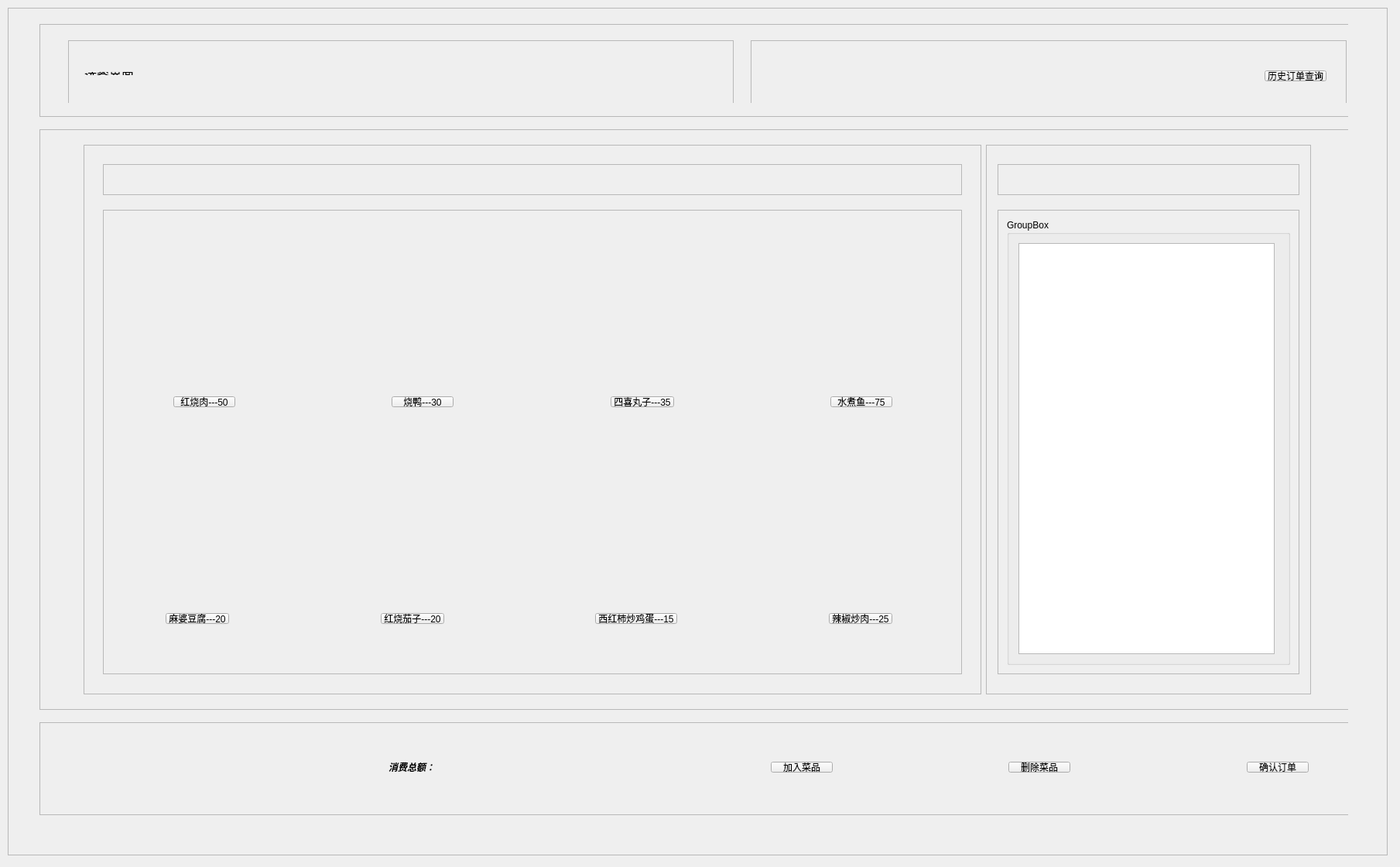
<?xml version="1.0" encoding="UTF-8"?>
<ui version="4.0">
 <class>main_interfaceClass</class>
 <widget class="QWidget" name="main_interfaceClass">
  <property name="geometry">
   <rect>
    <x>0</x>
    <y>0</y>
    <width>1809</width>
    <height>1120</height>
   </rect>
  </property>
  <property name="windowTitle">
   <string>Form</string>
  </property>
  <widget class="QFrame" name="brk1">
   <property name="geometry">
    <rect>
     <x>10</x>
     <y>10</y>
     <width>1783</width>
     <height>1095</height>
    </rect>
   </property>
   <property name="frameShape">
    <enum>QFrame::StyledPanel</enum>
   </property>
   <property name="frameShadow">
    <enum>QFrame::Raised</enum>
   </property>
   <widget class="QWidget" name="layoutWidget">
    <property name="geometry">
     <rect>
      <x>30</x>
      <y>0</y>
      <width>1702</width>
      <height>1064</height>
     </rect>
    </property>
    <layout class="QVBoxLayout" name="verticalLayout">
     <item>
      <widget class="QFrame" name="top">
       <property name="sizePolicy">
        <sizepolicy hsizetype="Fixed" vsizetype="Fixed">
         <horstretch>0</horstretch>
         <verstretch>0</verstretch>
        </sizepolicy>
       </property>
       <property name="minimumSize">
        <size>
         <width>1700</width>
         <height>120</height>
        </size>
       </property>
       <property name="maximumSize">
        <size>
         <width>1700</width>
         <height>120</height>
        </size>
       </property>
       <property name="frameShape">
        <enum>QFrame::StyledPanel</enum>
       </property>
       <property name="frameShadow">
        <enum>QFrame::Raised</enum>
       </property>
       <widget class="QWidget" name="layoutWidget_2">
        <property name="geometry">
         <rect>
          <x>10</x>
          <y>10</y>
          <width>1707</width>
          <height>92</height>
         </rect>
        </property>
        <layout class="QHBoxLayout" name="horizontalLayout">
         <item>
          <widget class="QFrame" name="top_left">
           <property name="sizePolicy">
            <sizepolicy hsizetype="Fixed" vsizetype="Fixed">
             <horstretch>0</horstretch>
             <verstretch>0</verstretch>
            </sizepolicy>
           </property>
           <property name="minimumSize">
            <size>
             <width>860</width>
             <height>90</height>
            </size>
           </property>
           <property name="maximumSize">
            <size>
             <width>860</width>
             <height>90</height>
            </size>
           </property>
           <property name="frameShape">
            <enum>QFrame::StyledPanel</enum>
           </property>
           <property name="frameShadow">
            <enum>QFrame::Raised</enum>
           </property>
           <widget class="QWidget" name="layoutWidget_3">
            <property name="geometry">
             <rect>
              <x>10</x>
              <y>30</y>
              <width>831</width>
              <height>26</height>
             </rect>
            </property>
            <layout class="QHBoxLayout" name="horizontalLayout_9">
             <item>
              <widget class="QLabel" name="txt">
               <property name="font">
                <font>
                 <family>幼圆</family>
                 <pointsize>12</pointsize>
                </font>
               </property>
               <property name="text">
                <string>选餐界面</string>
               </property>
              </widget>
             </item>
             <item>
              <spacer name="horizontalSpacer_4">
               <property name="orientation">
                <enum>Qt::Horizontal</enum>
               </property>
               <property name="sizeHint" stdset="0">
                <size>
                 <width>724</width>
                 <height>20</height>
                </size>
               </property>
              </spacer>
             </item>
            </layout>
           </widget>
          </widget>
         </item>
         <item>
          <widget class="QFrame" name="top_right">
           <property name="sizePolicy">
            <sizepolicy hsizetype="Fixed" vsizetype="Fixed">
             <horstretch>0</horstretch>
             <verstretch>0</verstretch>
            </sizepolicy>
           </property>
           <property name="minimumSize">
            <size>
             <width>770</width>
             <height>90</height>
            </size>
           </property>
           <property name="maximumSize">
            <size>
             <width>770</width>
             <height>90</height>
            </size>
           </property>
           <property name="frameShape">
            <enum>QFrame::StyledPanel</enum>
           </property>
           <property name="frameShadow">
            <enum>QFrame::Raised</enum>
           </property>
           <widget class="QWidget" name="layoutWidget_4">
            <property name="geometry">
             <rect>
              <x>14</x>
              <y>28</y>
              <width>741</width>
              <height>36</height>
             </rect>
            </property>
            <layout class="QHBoxLayout" name="horizontalLayout_10">
             <item>
              <spacer name="horizontalSpacer_5">
               <property name="orientation">
                <enum>Qt::Horizontal</enum>
               </property>
               <property name="sizeHint" stdset="0">
                <size>
                 <width>611</width>
                 <height>20</height>
                </size>
               </property>
              </spacer>
             </item>
             <item>
              <widget class="QPushButton" name="history">
               <property name="text">
                <string>历史订单查询</string>
               </property>
              </widget>
             </item>
            </layout>
           </widget>
          </widget>
         </item>
        </layout>
       </widget>
      </widget>
     </item>
     <item>
      <widget class="QFrame" name="mid">
       <property name="sizePolicy">
        <sizepolicy hsizetype="Fixed" vsizetype="Fixed">
         <horstretch>0</horstretch>
         <verstretch>0</verstretch>
        </sizepolicy>
       </property>
       <property name="minimumSize">
        <size>
         <width>1700</width>
         <height>750</height>
        </size>
       </property>
       <property name="maximumSize">
        <size>
         <width>1700</width>
         <height>750</height>
        </size>
       </property>
       <property name="frameShape">
        <enum>QFrame::StyledPanel</enum>
       </property>
       <property name="frameShadow">
        <enum>QFrame::Raised</enum>
       </property>
       <layout class="QHBoxLayout" name="horizontalLayout_2">
        <item>
         <layout class="QGridLayout" name="gridLayout_6">
          <item row="0" column="0">
           <widget class="QFrame" name="dish">
            <property name="sizePolicy">
             <sizepolicy hsizetype="Fixed" vsizetype="Fixed">
              <horstretch>0</horstretch>
              <verstretch>0</verstretch>
             </sizepolicy>
            </property>
            <property name="minimumSize">
             <size>
              <width>1160</width>
              <height>710</height>
             </size>
            </property>
            <property name="maximumSize">
             <size>
              <width>1160</width>
              <height>710</height>
             </size>
            </property>
            <property name="frameShape">
             <enum>QFrame::StyledPanel</enum>
            </property>
            <property name="frameShadow">
             <enum>QFrame::Raised</enum>
            </property>
            <layout class="QGridLayout" name="gridLayout_3">
             <item row="1" column="0">
              <widget class="QFrame" name="dish_pic">
               <property name="sizePolicy">
                <sizepolicy hsizetype="Fixed" vsizetype="Fixed">
                 <horstretch>0</horstretch>
                 <verstretch>0</verstretch>
                </sizepolicy>
               </property>
               <property name="minimumSize">
                <size>
                 <width>1110</width>
                 <height>600</height>
                </size>
               </property>
               <property name="maximumSize">
                <size>
                 <width>1110</width>
                 <height>600</height>
                </size>
               </property>
               <property name="frameShape">
                <enum>QFrame::StyledPanel</enum>
               </property>
               <property name="frameShadow">
                <enum>QFrame::Raised</enum>
               </property>
               <widget class="QWidget" name="layoutWidget_5">
                <property name="geometry">
                 <rect>
                  <x>50</x>
                  <y>310</y>
                  <width>1031</width>
                  <height>172</height>
                 </rect>
                </property>
                <layout class="QHBoxLayout" name="horizontalLayout_4">
                 <item>
                  <widget class="QLabel" name="pic_5">
                   <property name="sizePolicy">
                    <sizepolicy hsizetype="Fixed" vsizetype="Fixed">
                     <horstretch>0</horstretch>
                     <verstretch>0</verstretch>
                    </sizepolicy>
                   </property>
                   <property name="minimumSize">
                    <size>
                     <width>190</width>
                     <height>170</height>
                    </size>
                   </property>
                   <property name="maximumSize">
                    <size>
                     <width>190</width>
                     <height>170</height>
                    </size>
                   </property>
                   <property name="text">
                    <string/>
                   </property>
                  </widget>
                 </item>
                 <item>
                  <widget class="QLabel" name="pic_6">
                   <property name="sizePolicy">
                    <sizepolicy hsizetype="Fixed" vsizetype="Fixed">
                     <horstretch>0</horstretch>
                     <verstretch>0</verstretch>
                    </sizepolicy>
                   </property>
                   <property name="minimumSize">
                    <size>
                     <width>190</width>
                     <height>170</height>
                    </size>
                   </property>
                   <property name="maximumSize">
                    <size>
                     <width>190</width>
                     <height>170</height>
                    </size>
                   </property>
                   <property name="text">
                    <string/>
                   </property>
                  </widget>
                 </item>
                 <item>
                  <widget class="QLabel" name="pic_7">
                   <property name="sizePolicy">
                    <sizepolicy hsizetype="Fixed" vsizetype="Fixed">
                     <horstretch>0</horstretch>
                     <verstretch>0</verstretch>
                    </sizepolicy>
                   </property>
                   <property name="minimumSize">
                    <size>
                     <width>190</width>
                     <height>170</height>
                    </size>
                   </property>
                   <property name="maximumSize">
                    <size>
                     <width>190</width>
                     <height>170</height>
                    </size>
                   </property>
                   <property name="text">
                    <string/>
                   </property>
                  </widget>
                 </item>
                 <item>
                  <widget class="QLabel" name="pic_8">
                   <property name="sizePolicy">
                    <sizepolicy hsizetype="Fixed" vsizetype="Fixed">
                     <horstretch>0</horstretch>
                     <verstretch>0</verstretch>
                    </sizepolicy>
                   </property>
                   <property name="minimumSize">
                    <size>
                     <width>190</width>
                     <height>170</height>
                    </size>
                   </property>
                   <property name="maximumSize">
                    <size>
                     <width>190</width>
                     <height>170</height>
                    </size>
                   </property>
                   <property name="text">
                    <string/>
                   </property>
                  </widget>
                 </item>
                </layout>
               </widget>
               <widget class="QWidget" name="layoutWidget_6">
                <property name="geometry">
                 <rect>
                  <x>70</x>
                  <y>510</y>
                  <width>961</width>
                  <height>36</height>
                 </rect>
                </property>
                <layout class="QHBoxLayout" name="horizontalLayout_6">
                 <item>
                  <widget class="QPushButton" name="pushButton_5">
                   <property name="text">
                    <string>麻婆豆腐---20</string>
                   </property>
                  </widget>
                 </item>
                 <item>
                  <spacer name="horizontalSpacer_11">
                   <property name="orientation">
                    <enum>Qt::Horizontal</enum>
                   </property>
                   <property name="sizeHint" stdset="0">
                    <size>
                     <width>40</width>
                     <height>20</height>
                    </size>
                   </property>
                  </spacer>
                 </item>
                 <item>
                  <widget class="QPushButton" name="pushButton_6">
                   <property name="text">
                    <string>红烧茄子---20</string>
                   </property>
                  </widget>
                 </item>
                 <item>
                  <spacer name="horizontalSpacer_12">
                   <property name="orientation">
                    <enum>Qt::Horizontal</enum>
                   </property>
                   <property name="sizeHint" stdset="0">
                    <size>
                     <width>40</width>
                     <height>20</height>
                    </size>
                   </property>
                  </spacer>
                 </item>
                 <item>
                  <widget class="QPushButton" name="pushButton_7">
                   <property name="text">
                    <string>西红柿炒鸡蛋---15</string>
                   </property>
                  </widget>
                 </item>
                 <item>
                  <spacer name="horizontalSpacer_13">
                   <property name="orientation">
                    <enum>Qt::Horizontal</enum>
                   </property>
                   <property name="sizeHint" stdset="0">
                    <size>
                     <width>40</width>
                     <height>20</height>
                    </size>
                   </property>
                  </spacer>
                 </item>
                 <item>
                  <widget class="QPushButton" name="pushButton_8">
                   <property name="text">
                    <string>辣椒炒肉---25</string>
                   </property>
                  </widget>
                 </item>
                </layout>
               </widget>
               <widget class="QWidget" name="layoutWidget_7">
                <property name="geometry">
                 <rect>
                  <x>50</x>
                  <y>30</y>
                  <width>1031</width>
                  <height>172</height>
                 </rect>
                </property>
                <layout class="QHBoxLayout" name="horizontalLayout_3">
                 <item>
                  <widget class="QLabel" name="pic">
                   <property name="sizePolicy">
                    <sizepolicy hsizetype="Fixed" vsizetype="Fixed">
                     <horstretch>0</horstretch>
                     <verstretch>0</verstretch>
                    </sizepolicy>
                   </property>
                   <property name="minimumSize">
                    <size>
                     <width>190</width>
                     <height>170</height>
                    </size>
                   </property>
                   <property name="maximumSize">
                    <size>
                     <width>190</width>
                     <height>170</height>
                    </size>
                   </property>
                   <property name="text">
                    <string/>
                   </property>
                  </widget>
                 </item>
                 <item>
                  <widget class="QLabel" name="pic_2">
                   <property name="sizePolicy">
                    <sizepolicy hsizetype="Fixed" vsizetype="Fixed">
                     <horstretch>0</horstretch>
                     <verstretch>0</verstretch>
                    </sizepolicy>
                   </property>
                   <property name="minimumSize">
                    <size>
                     <width>190</width>
                     <height>170</height>
                    </size>
                   </property>
                   <property name="maximumSize">
                    <size>
                     <width>190</width>
                     <height>170</height>
                    </size>
                   </property>
                   <property name="text">
                    <string/>
                   </property>
                  </widget>
                 </item>
                 <item>
                  <widget class="QLabel" name="pic_3">
                   <property name="sizePolicy">
                    <sizepolicy hsizetype="Fixed" vsizetype="Fixed">
                     <horstretch>0</horstretch>
                     <verstretch>0</verstretch>
                    </sizepolicy>
                   </property>
                   <property name="minimumSize">
                    <size>
                     <width>190</width>
                     <height>170</height>
                    </size>
                   </property>
                   <property name="maximumSize">
                    <size>
                     <width>190</width>
                     <height>170</height>
                    </size>
                   </property>
                   <property name="text">
                    <string/>
                   </property>
                  </widget>
                 </item>
                 <item>
                  <widget class="QLabel" name="pic_4">
                   <property name="sizePolicy">
                    <sizepolicy hsizetype="Fixed" vsizetype="Fixed">
                     <horstretch>0</horstretch>
                     <verstretch>0</verstretch>
                    </sizepolicy>
                   </property>
                   <property name="minimumSize">
                    <size>
                     <width>190</width>
                     <height>170</height>
                    </size>
                   </property>
                   <property name="maximumSize">
                    <size>
                     <width>190</width>
                     <height>170</height>
                    </size>
                   </property>
                   <property name="text">
                    <string/>
                   </property>
                  </widget>
                 </item>
                </layout>
               </widget>
               <widget class="QWidget" name="layoutWidget_8">
                <property name="geometry">
                 <rect>
                  <x>80</x>
                  <y>230</y>
                  <width>951</width>
                  <height>36</height>
                 </rect>
                </property>
                <layout class="QHBoxLayout" name="horizontalLayout_5">
                 <item>
                  <widget class="QPushButton" name="pushButton">
                   <property name="text">
                    <string>红烧肉---50</string>
                   </property>
                  </widget>
                 </item>
                 <item>
                  <spacer name="horizontalSpacer_6">
                   <property name="orientation">
                    <enum>Qt::Horizontal</enum>
                   </property>
                   <property name="sizeHint" stdset="0">
                    <size>
                     <width>40</width>
                     <height>20</height>
                    </size>
                   </property>
                  </spacer>
                 </item>
                 <item>
                  <widget class="QPushButton" name="pushButton_2">
                   <property name="text">
                    <string>烧鸭---30</string>
                   </property>
                  </widget>
                 </item>
                 <item>
                  <spacer name="horizontalSpacer_7">
                   <property name="orientation">
                    <enum>Qt::Horizontal</enum>
                   </property>
                   <property name="sizeHint" stdset="0">
                    <size>
                     <width>40</width>
                     <height>20</height>
                    </size>
                   </property>
                  </spacer>
                 </item>
                 <item>
                  <widget class="QPushButton" name="pushButton_3">
                   <property name="text">
                    <string>四喜丸子---35</string>
                   </property>
                  </widget>
                 </item>
                 <item>
                  <spacer name="horizontalSpacer_8">
                   <property name="orientation">
                    <enum>Qt::Horizontal</enum>
                   </property>
                   <property name="sizeHint" stdset="0">
                    <size>
                     <width>40</width>
                     <height>20</height>
                    </size>
                   </property>
                  </spacer>
                 </item>
                 <item>
                  <widget class="QPushButton" name="pushButton_4">
                   <property name="text">
                    <string>水煮鱼---75</string>
                   </property>
                  </widget>
                 </item>
                </layout>
               </widget>
              </widget>
             </item>
             <item row="0" column="0">
              <widget class="QFrame" name="dish_name">
               <property name="sizePolicy">
                <sizepolicy hsizetype="Fixed" vsizetype="Fixed">
                 <horstretch>0</horstretch>
                 <verstretch>0</verstretch>
                </sizepolicy>
               </property>
               <property name="minimumSize">
                <size>
                 <width>1110</width>
                 <height>40</height>
                </size>
               </property>
               <property name="maximumSize">
                <size>
                 <width>1110</width>
                 <height>40</height>
                </size>
               </property>
               <property name="frameShape">
                <enum>QFrame::StyledPanel</enum>
               </property>
               <property name="frameShadow">
                <enum>QFrame::Raised</enum>
               </property>
               <widget class="QWidget" name="layoutWidget_9">
                <property name="geometry">
                 <rect>
                  <x>14</x>
                  <y>14</y>
                  <width>1081</width>
                  <height>15</height>
                 </rect>
                </property>
                <layout class="QHBoxLayout" name="horizontalLayout_8">
                 <item>
                  <widget class="QLabel" name="order_name_2">
                   <property name="font">
                    <font>
                     <family>幼圆</family>
                     <pointsize>6</pointsize>
                    </font>
                   </property>
                   <property name="text">
                    <string>菜单</string>
                   </property>
                  </widget>
                 </item>
                 <item>
                  <spacer name="horizontalSpacer_9">
                   <property name="orientation">
                    <enum>Qt::Horizontal</enum>
                   </property>
                   <property name="sizeHint" stdset="0">
                    <size>
                     <width>1046</width>
                     <height>13</height>
                    </size>
                   </property>
                  </spacer>
                 </item>
                </layout>
               </widget>
              </widget>
             </item>
            </layout>
           </widget>
          </item>
          <item row="0" column="1">
           <widget class="QFrame" name="order">
            <property name="sizePolicy">
             <sizepolicy hsizetype="Fixed" vsizetype="Fixed">
              <horstretch>0</horstretch>
              <verstretch>0</verstretch>
             </sizepolicy>
            </property>
            <property name="minimumSize">
             <size>
              <width>420</width>
              <height>710</height>
             </size>
            </property>
            <property name="maximumSize">
             <size>
              <width>420</width>
              <height>710</height>
             </size>
            </property>
            <property name="frameShape">
             <enum>QFrame::StyledPanel</enum>
            </property>
            <property name="frameShadow">
             <enum>QFrame::Raised</enum>
            </property>
            <layout class="QGridLayout" name="gridLayout_4">
             <item row="0" column="0">
              <widget class="QFrame" name="order_name">
               <property name="sizePolicy">
                <sizepolicy hsizetype="Fixed" vsizetype="Fixed">
                 <horstretch>0</horstretch>
                 <verstretch>0</verstretch>
                </sizepolicy>
               </property>
               <property name="minimumSize">
                <size>
                 <width>390</width>
                 <height>40</height>
                </size>
               </property>
               <property name="maximumSize">
                <size>
                 <width>390</width>
                 <height>40</height>
                </size>
               </property>
               <property name="frameShape">
                <enum>QFrame::StyledPanel</enum>
               </property>
               <property name="frameShadow">
                <enum>QFrame::Raised</enum>
               </property>
               <widget class="QWidget" name="layoutWidget_10">
                <property name="geometry">
                 <rect>
                  <x>14</x>
                  <y>14</y>
                  <width>361</width>
                  <height>20</height>
                 </rect>
                </property>
                <layout class="QHBoxLayout" name="horizontalLayout_7">
                 <item>
                  <widget class="QLabel" name="ordername">
                   <property name="text">
                    <string>dish</string>
                   </property>
                  </widget>
                 </item>
                 <item>
                  <spacer name="horizontalSpacer_10">
                   <property name="orientation">
                    <enum>Qt::Horizontal</enum>
                   </property>
                   <property name="sizeHint" stdset="0">
                    <size>
                     <width>314</width>
                     <height>13</height>
                    </size>
                   </property>
                  </spacer>
                 </item>
                </layout>
               </widget>
              </widget>
             </item>
             <item row="1" column="0">
              <widget class="QFrame" name="orderlist">
               <property name="sizePolicy">
                <sizepolicy hsizetype="Fixed" vsizetype="Fixed">
                 <horstretch>0</horstretch>
                 <verstretch>0</verstretch>
                </sizepolicy>
               </property>
               <property name="minimumSize">
                <size>
                 <width>390</width>
                 <height>600</height>
                </size>
               </property>
               <property name="maximumSize">
                <size>
                 <width>390</width>
                 <height>600</height>
                </size>
               </property>
               <property name="frameShape">
                <enum>QFrame::StyledPanel</enum>
               </property>
               <property name="frameShadow">
                <enum>QFrame::Raised</enum>
               </property>
               <layout class="QGridLayout" name="gridLayout_8">
                <item row="0" column="0">
                 <widget class="QGroupBox" name="groupBox">
                  <property name="title">
                   <string>GroupBox</string>
                  </property>
                  <widget class="QListWidget" name="listorder">
                   <property name="geometry">
                    <rect>
                     <x>15</x>
                     <y>31</y>
                     <width>331</width>
                     <height>531</height>
                    </rect>
                   </property>
                  </widget>
                 </widget>
                </item>
               </layout>
              </widget>
             </item>
            </layout>
           </widget>
          </item>
         </layout>
        </item>
       </layout>
      </widget>
     </item>
     <item>
      <widget class="QFrame" name="bottom">
       <property name="sizePolicy">
        <sizepolicy hsizetype="Fixed" vsizetype="Fixed">
         <horstretch>0</horstretch>
         <verstretch>0</verstretch>
        </sizepolicy>
       </property>
       <property name="minimumSize">
        <size>
         <width>1700</width>
         <height>120</height>
        </size>
       </property>
       <property name="maximumSize">
        <size>
         <width>1700</width>
         <height>120</height>
        </size>
       </property>
       <property name="frameShape">
        <enum>QFrame::StyledPanel</enum>
       </property>
       <property name="frameShadow">
        <enum>QFrame::Raised</enum>
       </property>
       <widget class="QWidget" name="layoutWidget">
        <property name="geometry">
         <rect>
          <x>440</x>
          <y>40</y>
          <width>1211</width>
          <height>36</height>
         </rect>
        </property>
        <layout class="QHBoxLayout" name="horizontalLayout_11">
         <item>
          <widget class="QLabel" name="label">
           <property name="font">
            <font>
             <weight>75</weight>
             <italic>true</italic>
             <bold>true</bold>
             <underline>true</underline>
             <strikeout>false</strikeout>
            </font>
           </property>
           <property name="text">
            <string>消费总额：</string>
           </property>
          </widget>
         </item>
         <item>
          <widget class="QLabel" name="label_2">
           <property name="sizePolicy">
            <sizepolicy hsizetype="Fixed" vsizetype="Fixed">
             <horstretch>0</horstretch>
             <verstretch>0</verstretch>
            </sizepolicy>
           </property>
           <property name="minimumSize">
            <size>
             <width>200</width>
             <height>34</height>
            </size>
           </property>
           <property name="maximumSize">
            <size>
             <width>200</width>
             <height>34</height>
            </size>
           </property>
           <property name="text">
            <string/>
           </property>
          </widget>
         </item>
         <item>
          <spacer name="horizontalSpacer_2">
           <property name="orientation">
            <enum>Qt::Horizontal</enum>
           </property>
           <property name="sizeHint" stdset="0">
            <size>
             <width>40</width>
             <height>20</height>
            </size>
           </property>
          </spacer>
         </item>
         <item>
          <widget class="QPushButton" name="add">
           <property name="text">
            <string>加入菜品</string>
           </property>
          </widget>
         </item>
         <item>
          <spacer name="horizontalSpacer_3">
           <property name="orientation">
            <enum>Qt::Horizontal</enum>
           </property>
           <property name="sizeHint" stdset="0">
            <size>
             <width>40</width>
             <height>20</height>
            </size>
           </property>
          </spacer>
         </item>
         <item>
          <widget class="QPushButton" name="delete_2">
           <property name="text">
            <string>删除菜品</string>
           </property>
          </widget>
         </item>
         <item>
          <spacer name="horizontalSpacer_14">
           <property name="orientation">
            <enum>Qt::Horizontal</enum>
           </property>
           <property name="sizeHint" stdset="0">
            <size>
             <width>40</width>
             <height>20</height>
            </size>
           </property>
          </spacer>
         </item>
         <item>
          <widget class="QPushButton" name="confirm">
           <property name="text">
            <string>确认订单</string>
           </property>
          </widget>
         </item>
        </layout>
       </widget>
      </widget>
     </item>
    </layout>
   </widget>
  </widget>
 </widget>
 <layoutdefault spacing="6" margin="11"/>
 <resources>
  <include location="hotelmenu.qrc"/>
 </resources>
 <connections/>
</ui>
